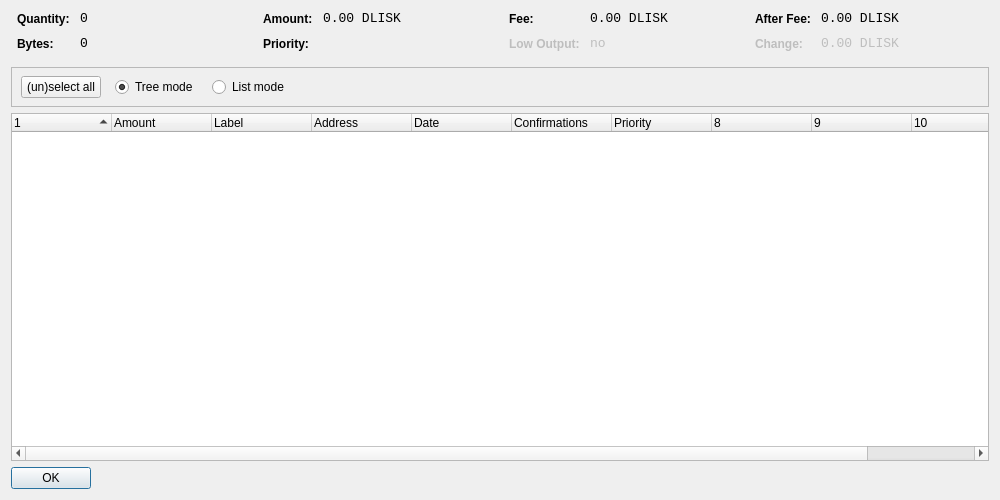
<?xml version="1.0" encoding="UTF-8"?>
<ui version="4.0">
 <class>CoinControlDialog</class>
 <widget class="QDialog" name="CoinControlDialog">
  <property name="geometry">
   <rect>
    <x>0</x>
    <y>0</y>
    <width>1000</width>
    <height>500</height>
   </rect>
  </property>
  <property name="windowTitle">
   <string>Coin Control</string>
  </property>
  <layout class="QVBoxLayout" name="verticalLayout">
   <item>
    <layout class="QHBoxLayout" name="horizontalLayoutTop" stretch="0,0,0,0">
     <property name="topMargin">
      <number>0</number>
     </property>
     <property name="bottomMargin">
      <number>10</number>
     </property>
     <item>
      <layout class="QFormLayout" name="formLayoutCoinControl1">
       <property name="horizontalSpacing">
        <number>10</number>
       </property>
       <property name="verticalSpacing">
        <number>10</number>
       </property>
       <property name="leftMargin">
        <number>6</number>
       </property>
       <property name="rightMargin">
        <number>6</number>
       </property>
       <item row="0" column="0">
        <widget class="QLabel" name="labelCoinControlQuantityText">
         <property name="styleSheet">
          <string notr="true">font-weight:bold;</string>
         </property>
         <property name="text">
          <string>Quantity:</string>
         </property>
        </widget>
       </item>
       <item row="0" column="1">
        <widget class="QLabel" name="labelCoinControlQuantity">
         <property name="font">
          <font>
           <family>Monospace</family>
           <pointsize>10</pointsize>
          </font>
         </property>
         <property name="cursor">
          <cursorShape>IBeamCursor</cursorShape>
         </property>
         <property name="contextMenuPolicy">
          <enum>Qt::ActionsContextMenu</enum>
         </property>
         <property name="text">
          <string notr="true">0</string>
         </property>
         <property name="textInteractionFlags">
          <set>Qt::LinksAccessibleByMouse|Qt::TextSelectableByKeyboard|Qt::TextSelectableByMouse</set>
         </property>
        </widget>
       </item>
       <item row="1" column="0">
        <widget class="QLabel" name="labelCoinControlBytesText">
         <property name="styleSheet">
          <string notr="true">font-weight:bold;</string>
         </property>
         <property name="text">
          <string>Bytes:</string>
         </property>
        </widget>
       </item>
       <item row="1" column="1">
        <widget class="QLabel" name="labelCoinControlBytes">
         <property name="font">
          <font>
           <family>Monospace</family>
           <pointsize>10</pointsize>
          </font>
         </property>
         <property name="cursor">
          <cursorShape>IBeamCursor</cursorShape>
         </property>
         <property name="contextMenuPolicy">
          <enum>Qt::ActionsContextMenu</enum>
         </property>
         <property name="text">
          <string notr="true">0</string>
         </property>
         <property name="textInteractionFlags">
          <set>Qt::LinksAccessibleByMouse|Qt::TextSelectableByKeyboard|Qt::TextSelectableByMouse</set>
         </property>
        </widget>
       </item>
      </layout>
     </item>
     <item>
      <layout class="QFormLayout" name="formLayoutCoinControl2">
       <property name="horizontalSpacing">
        <number>10</number>
       </property>
       <property name="verticalSpacing">
        <number>10</number>
       </property>
       <property name="leftMargin">
        <number>6</number>
       </property>
       <property name="rightMargin">
        <number>6</number>
       </property>
       <item row="0" column="0">
        <widget class="QLabel" name="labelCoinControlAmountText">
         <property name="styleSheet">
          <string notr="true">font-weight:bold;</string>
         </property>
         <property name="text">
          <string>Amount:</string>
         </property>
        </widget>
       </item>
       <item row="0" column="1">
        <widget class="QLabel" name="labelCoinControlAmount">
         <property name="font">
          <font>
           <family>Monospace</family>
           <pointsize>10</pointsize>
          </font>
         </property>
         <property name="cursor">
          <cursorShape>IBeamCursor</cursorShape>
         </property>
         <property name="contextMenuPolicy">
          <enum>Qt::ActionsContextMenu</enum>
         </property>
         <property name="text">
          <string notr="true">0.00 DLISK</string>
         </property>
         <property name="textInteractionFlags">
          <set>Qt::LinksAccessibleByMouse|Qt::TextSelectableByKeyboard|Qt::TextSelectableByMouse</set>
         </property>
        </widget>
       </item>
       <item row="1" column="0">
        <widget class="QLabel" name="labelCoinControlPriorityText">
         <property name="styleSheet">
          <string notr="true">font-weight:bold;</string>
         </property>
         <property name="text">
          <string>Priority:</string>
         </property>
        </widget>
       </item>
       <item row="1" column="1">
        <widget class="QLabel" name="labelCoinControlPriority">
         <property name="font">
          <font>
           <family>Monospace</family>
           <pointsize>10</pointsize>
          </font>
         </property>
         <property name="cursor">
          <cursorShape>IBeamCursor</cursorShape>
         </property>
         <property name="contextMenuPolicy">
          <enum>Qt::ActionsContextMenu</enum>
         </property>
         <property name="text">
          <string/>
         </property>
         <property name="textInteractionFlags">
          <set>Qt::LinksAccessibleByMouse|Qt::TextSelectableByKeyboard|Qt::TextSelectableByMouse</set>
         </property>
        </widget>
       </item>
      </layout>
     </item>
     <item>
      <layout class="QFormLayout" name="formLayoutCoinControl3">
       <property name="horizontalSpacing">
        <number>10</number>
       </property>
       <property name="verticalSpacing">
        <number>10</number>
       </property>
       <property name="leftMargin">
        <number>6</number>
       </property>
       <property name="rightMargin">
        <number>6</number>
       </property>
       <item row="0" column="0">
        <widget class="QLabel" name="labelCoinControlFeeText">
         <property name="styleSheet">
          <string notr="true">font-weight:bold;</string>
         </property>
         <property name="text">
          <string>Fee:</string>
         </property>
        </widget>
       </item>
       <item row="0" column="1">
        <widget class="QLabel" name="labelCoinControlFee">
         <property name="font">
          <font>
           <family>Monospace</family>
           <pointsize>10</pointsize>
          </font>
         </property>
         <property name="cursor">
          <cursorShape>IBeamCursor</cursorShape>
         </property>
         <property name="contextMenuPolicy">
          <enum>Qt::ActionsContextMenu</enum>
         </property>
         <property name="text">
          <string notr="true">0.00 DLISK</string>
         </property>
         <property name="textInteractionFlags">
          <set>Qt::LinksAccessibleByMouse|Qt::TextSelectableByKeyboard|Qt::TextSelectableByMouse</set>
         </property>
        </widget>
       </item>
       <item row="1" column="0">
        <widget class="QLabel" name="labelCoinControlLowOutputText">
         <property name="enabled">
          <bool>false</bool>
         </property>
         <property name="styleSheet">
          <string notr="true">font-weight:bold;</string>
         </property>
         <property name="text">
          <string>Low Output:</string>
         </property>
        </widget>
       </item>
       <item row="1" column="1">
        <widget class="QLabel" name="labelCoinControlLowOutput">
         <property name="enabled">
          <bool>false</bool>
         </property>
         <property name="font">
          <font>
           <family>Monospace</family>
           <pointsize>10</pointsize>
          </font>
         </property>
         <property name="cursor">
          <cursorShape>IBeamCursor</cursorShape>
         </property>
         <property name="contextMenuPolicy">
          <enum>Qt::ActionsContextMenu</enum>
         </property>
         <property name="text">
          <string notr="true">no</string>
         </property>
         <property name="textInteractionFlags">
          <set>Qt::LinksAccessibleByMouse|Qt::TextSelectableByKeyboard|Qt::TextSelectableByMouse</set>
         </property>
        </widget>
       </item>
      </layout>
     </item>
     <item>
      <layout class="QFormLayout" name="formLayoutCoinControl4">
       <property name="horizontalSpacing">
        <number>10</number>
       </property>
       <property name="verticalSpacing">
        <number>10</number>
       </property>
       <property name="leftMargin">
        <number>6</number>
       </property>
       <property name="rightMargin">
        <number>6</number>
       </property>
       <item row="0" column="0">
        <widget class="QLabel" name="labelCoinControlAfterFeeText">
         <property name="styleSheet">
          <string notr="true">font-weight:bold;</string>
         </property>
         <property name="text">
          <string>After Fee:</string>
         </property>
        </widget>
       </item>
       <item row="0" column="1">
        <widget class="QLabel" name="labelCoinControlAfterFee">
         <property name="font">
          <font>
           <family>Monospace</family>
           <pointsize>10</pointsize>
          </font>
         </property>
         <property name="cursor">
          <cursorShape>IBeamCursor</cursorShape>
         </property>
         <property name="contextMenuPolicy">
          <enum>Qt::ActionsContextMenu</enum>
         </property>
         <property name="text">
          <string notr="true">0.00 DLISK</string>
         </property>
         <property name="textInteractionFlags">
          <set>Qt::LinksAccessibleByMouse|Qt::TextSelectableByKeyboard|Qt::TextSelectableByMouse</set>
         </property>
        </widget>
       </item>
       <item row="1" column="0">
        <widget class="QLabel" name="labelCoinControlChangeText">
         <property name="enabled">
          <bool>false</bool>
         </property>
         <property name="styleSheet">
          <string notr="true">font-weight:bold;</string>
         </property>
         <property name="text">
          <string>Change:</string>
         </property>
        </widget>
       </item>
       <item row="1" column="1">
        <widget class="QLabel" name="labelCoinControlChange">
         <property name="enabled">
          <bool>false</bool>
         </property>
         <property name="font">
          <font>
           <family>Monospace</family>
           <pointsize>10</pointsize>
          </font>
         </property>
         <property name="cursor">
          <cursorShape>IBeamCursor</cursorShape>
         </property>
         <property name="contextMenuPolicy">
          <enum>Qt::ActionsContextMenu</enum>
         </property>
         <property name="text">
          <string notr="true">0.00 DLISK</string>
         </property>
         <property name="textInteractionFlags">
          <set>Qt::LinksAccessibleByMouse|Qt::TextSelectableByKeyboard|Qt::TextSelectableByMouse</set>
         </property>
        </widget>
       </item>
      </layout>
     </item>
    </layout>
   </item>
   <item>
    <widget class="QFrame" name="frame">
     <property name="minimumSize">
      <size>
       <width>0</width>
       <height>40</height>
      </size>
     </property>
     <property name="frameShape">
      <enum>QFrame::StyledPanel</enum>
     </property>
     <property name="frameShadow">
      <enum>QFrame::Sunken</enum>
     </property>
     <widget class="QWidget" name="horizontalLayoutWidget">
      <property name="geometry">
       <rect>
        <x>10</x>
        <y>0</y>
        <width>781</width>
        <height>41</height>
       </rect>
      </property>
      <layout class="QHBoxLayout" name="horizontalLayoutPanel" stretch="0,0,0,0,0">
       <property name="spacing">
        <number>14</number>
       </property>
       <item>
        <widget class="QPushButton" name="pushButtonSelectAll">
         <property name="sizePolicy">
          <sizepolicy hsizetype="Maximum" vsizetype="Fixed">
           <horstretch>0</horstretch>
           <verstretch>0</verstretch>
          </sizepolicy>
         </property>
         <property name="text">
          <string>(un)select all</string>
         </property>
        </widget>
       </item>
       <item>
        <widget class="QRadioButton" name="radioTreeMode">
         <property name="sizePolicy">
          <sizepolicy hsizetype="Maximum" vsizetype="Fixed">
           <horstretch>0</horstretch>
           <verstretch>0</verstretch>
          </sizepolicy>
         </property>
         <property name="text">
          <string>Tree mode</string>
         </property>
         <property name="checked">
          <bool>true</bool>
         </property>
        </widget>
       </item>
       <item>
        <widget class="QRadioButton" name="radioListMode">
         <property name="sizePolicy">
          <sizepolicy hsizetype="Maximum" vsizetype="Fixed">
           <horstretch>0</horstretch>
           <verstretch>0</verstretch>
          </sizepolicy>
         </property>
         <property name="text">
          <string>List mode</string>
         </property>
        </widget>
       </item>
       <item>
        <spacer name="horizontalSpacer">
         <property name="orientation">
          <enum>Qt::Horizontal</enum>
         </property>
         <property name="sizeHint" stdset="0">
          <size>
           <width>40</width>
           <height>20</height>
          </size>
         </property>
        </spacer>
       </item>
      </layout>
     </widget>
    </widget>
   </item>
   <item>
    <widget class="CoinControlTreeWidget" name="treeWidget">
     <property name="contextMenuPolicy">
      <enum>Qt::CustomContextMenu</enum>
     </property>
     <property name="sortingEnabled">
      <bool>false</bool>
     </property>
     <property name="columnCount">
      <number>11</number>
     </property>
     <attribute name="headerShowSortIndicator" stdset="0">
      <bool>true</bool>
     </attribute>
     <attribute name="headerStretchLastSection">
      <bool>false</bool>
     </attribute>
     <column>
      <property name="text">
       <string/>
      </property>
     </column>
     <column>
      <property name="text">
       <string>Amount</string>
      </property>
     </column>
     <column>
      <property name="text">
       <string>Label</string>
      </property>
     </column>
     <column>
      <property name="text">
       <string>Address</string>
      </property>
     </column>
     <column>
      <property name="text">
       <string>Date</string>
      </property>
     </column>
     <column>
      <property name="text">
       <string>Confirmations</string>
      </property>
      <property name="toolTip">
       <string>Confirmed</string>
      </property>
     </column>
     <column>
      <property name="text">
       <string>Priority</string>
      </property>
     </column>
     <column>
      <property name="text">
       <string/>
      </property>
     </column>
     <column>
      <property name="text">
       <string/>
      </property>
     </column>
     <column>
      <property name="text">
       <string/>
      </property>
     </column>
     <column>
      <property name="text">
       <string/>
      </property>
     </column>
    </widget>
   </item>
   <item>
    <widget class="QDialogButtonBox" name="buttonBox">
     <property name="sizePolicy">
      <sizepolicy hsizetype="Maximum" vsizetype="Fixed">
       <horstretch>0</horstretch>
       <verstretch>0</verstretch>
      </sizepolicy>
     </property>
     <property name="orientation">
      <enum>Qt::Horizontal</enum>
     </property>
     <property name="standardButtons">
      <set>QDialogButtonBox::Ok</set>
     </property>
    </widget>
   </item>
  </layout>
 </widget>
 <customwidgets>
  <customwidget>
   <class>CoinControlTreeWidget</class>
   <extends>QTreeWidget</extends>
   <header>coincontroltreewidget.h</header>
  </customwidget>
 </customwidgets>
 <resources/>
 <connections/>
</ui>
